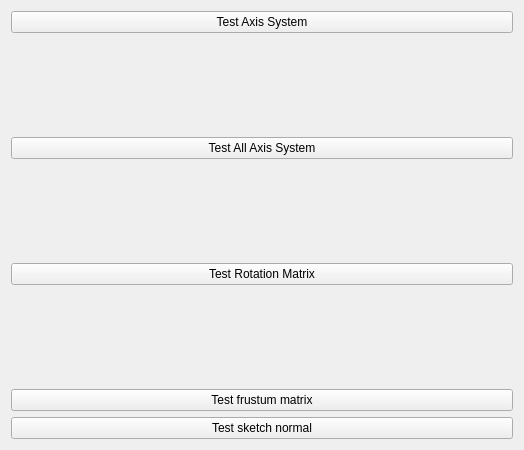
<?xml version="1.0" encoding="UTF-8"?>
<ui version="4.0">
 <class>TestTab</class>
 <widget class="QWidget" name="TestTab">
  <property name="geometry">
   <rect>
    <x>0</x>
    <y>0</y>
    <width>524</width>
    <height>450</height>
   </rect>
  </property>
  <property name="windowTitle">
   <string>Form</string>
  </property>
  <layout class="QVBoxLayout" name="verticalLayout">
   <item alignment="Qt::AlignTop">
    <widget class="QPushButton" name="pushButtonTestAxisSystem">
     <property name="text">
      <string>Test Axis System</string>
     </property>
    </widget>
   </item>
   <item alignment="Qt::AlignTop">
    <widget class="QPushButton" name="pushButtonTestAll">
     <property name="text">
      <string>Test All Axis System</string>
     </property>
    </widget>
   </item>
   <item alignment="Qt::AlignTop">
    <widget class="QPushButton" name="pushButton_test_rotmat">
     <property name="text">
      <string>Test Rotation Matrix</string>
     </property>
    </widget>
   </item>
   <item>
    <widget class="QPushButton" name="btnTestFustum">
     <property name="text">
      <string>Test frustum matrix</string>
     </property>
    </widget>
   </item>
   <item>
    <widget class="QPushButton" name="pushButtonTestSketchNormal">
     <property name="text">
      <string>Test sketch normal</string>
     </property>
    </widget>
   </item>
  </layout>
 </widget>
 <resources/>
 <connections/>
</ui>
